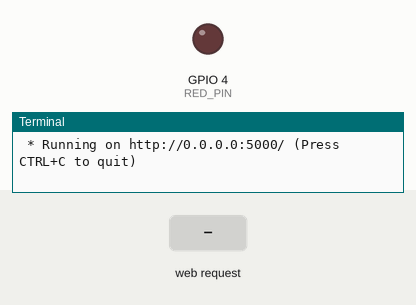
Simulated run of this program. Board: Raspberry Pi (BCM pin numbers). On the bench: output pins drawn as LEDs (lit = HIGH), the last lines printed to the terminal. Inputs (shaded band) come from the test bench. The clock reads 2024-03-15 10:24:30 at power-on unless the program sets it.

Above: at 1.2 s.
1.3 s: HTTP request for /led/on received
At 2.6 s:
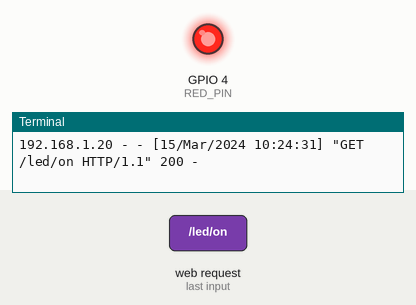
4.3 s: HTTP request for /led/off received
At 4.9 s:
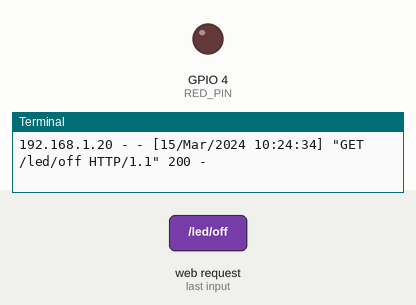
Timing chart, 0 to 7.3 s (numbered marks = the images above; inputs shaded):
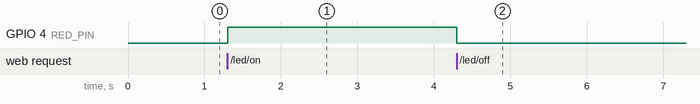

Measured:
- after the input at 1.3 s, GPIO 4 (RED_PIN): LOW → HIGH at once
- after the input at 4.3 s, GPIO 4 (RED_PIN): HIGH → LOW at once

The program:

flask_led2.py
```python
# 동적으로 만들기!
from flask import Flask,render_template
import RPi.GPIO as GPIO

RED_PIN = 4

GPIO.setmode(GPIO.BCM)
GPIO.setup(RED_PIN, GPIO.OUT)

# Flask 객체 생성
# __name__은 파일명
app = Flask(__name__)

# 라우팅을 위한 뷰 함수
@app.route("/") # '''를 세개 찍으면 문자열이됨.(줄이 나누어지는!!)
def hello_world():
    return render_template("led.html")
#함수마다 routing을 걸어주어야함.
@app.route("/led/<cmd>") # op 말고 cmd라고 해도 됨. ->값을 정적이 아닌 동적으로 처리하겠다.
def led_op(cmd): # ()안에 op를 꼭 써주어야 한다. ->@app.route("/led/<op>") == def led_op의 주고 받는 값이 같아야 하니까 설정해주어야 한다!! 둘은 자동적으로 같다고 설정되지 않으니까!
    if cmd == "on":
     GPIO.output(RED_PIN, GPIO.HIGH)
     return "LED ON"
    elif cmd == "off":
     GPIO.output(RED_PIN, GPIO.LOW)
     return "LED OFF"
    else:
     return "URL Error"

# 터미널에서 직접 실행시킨 경우
if __name__ == "__main__":
    try:
     app.run(host="0.0.0.0")
    finally:
        print("clean up")
        GPIO.cleanup()
```
